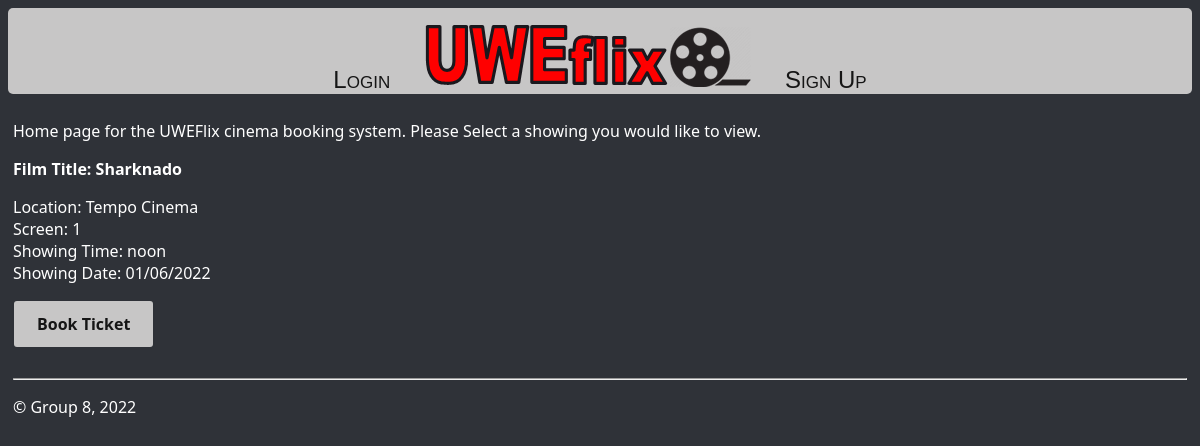
The page / on the database its author committed.
### uweflix/models.py (models this page shows)
class Showing(models.Model):
    showing_id = models.UUIDField(primary_key=True, default=uuid.uuid4, editable=False, unique=True)
    showing_time= models.TimeField()
    showing_date = models.DateField()
    film_id = models.ForeignKey(Film, on_delete=models.CASCADE)
    venue_id = models.ForeignKey(Venue, on_delete=models.CASCADE)
    screen_id = models.ForeignKey(Screen, on_delete=models.CASCADE)

class Film(models.Model):
    id = models.UUIDField(primary_key=True, default=uuid.uuid4, editable=False, unique=True)
    title = models.CharField(max_length=50)
    description = models.CharField(max_length=250)
    age_rating =  models.CharField(max_length=3, choices=Age_rating_UK)
    duration = models.DurationField(max_length=8)
    def __str__(self):
	    return self.title

class Venue(models.Model):
    venue_id = models.UUIDField(primary_key=True, default=uuid.uuid4, editable=False, unique=True)
    name =  models.CharField(max_length=25)
    street_address = models.CharField(max_length=100)
    postcode = models.CharField(max_length=8)
    city = models.CharField(max_length=20)
    def __str__(self):
	    return self.name

class Screen(models.Model):
    screen_id = models.UUIDField(primary_key=True, default=uuid.uuid4, editable=False, unique=True)
    venue_id = models.ForeignKey(Venue, on_delete=models.CASCADE)
    screen_num = models.IntegerField(max_length=2)
    capacity = models.IntegerField(max_length=3)
    is_full = models.BooleanField(default=False)
    def __str__(self):
	    return str(self.screen_num)

### uweflix/views.py (the view)
# urls.py: path("", views.home, name="home"),
def home(request):
    showingList = Showing.objects.all()
    return render(request, "uweflix/home.html", {'showingList': showingList})

### uweflix/templates/uweflix/home.html (shortened to what this page needs)
{% extends "uweflix/layout.html" %}
{% block content %}
<p>Home page for the UWEFlix cinema booking system. Please Select a showing you would like to view.</p>
{% for showing in showingList %}
<div class="card">
    <div class="card-header">
    <strong>Film Title: {{ showing.film_id }}</strong>
    </div>
    <div class="card-body">
    <p class="card-text">
        Location: {{showing.venue_id}}
        <br>
        Screen: {{showing.screen_id}}
        <br>
        Showing Time:  {{ showing.showing_time }}
        <br>
        Showing Date:  {{ showing.showing_date|date:"d/m/Y" }}
        <br>
    </p>
    </div>
    <div class="card-footer text-muted">
        <a class="amendButtons" href="{% url 'tickets' showing.showing_id %}">Book Ticket</a>
    </div>
</div>
<br>
{% endfor %}
{% endblock %}

### uweflix/static/uweflix/site.css (style rules this page uses)
.body { background-color: #2F3238; color: white; }
.amendButtons, .deleteButtons, .cinemaAdminButtons { align-items: center; background-clip: padding-box; border: 1px solid transparent; border-radius: .25rem; box-shadow: rgba(0, 0, 0, 0.02) 0 1px 3px 0; box-sizing: border-box; color: #151515; cursor: pointer; display: inline-flex; font-family: system-ui,-apple-system,system-ui,"Helvetica Neue",Helvetica,Arial,sans-serif; font-size: 16px; font-weight: 600; justify-content: center; line-height: 1.25; margin: 0; min-height: 3rem; padding: calc(.875rem - 1px) calc(1.5rem - 1px); position: relative; text-decoration: none; transition: all 250ms; user-select: none; -webkit-user-select: none; touch-action: manipulation; vertical-align: baseline; width: auto; }
.amendButtons, .deleteButtons, .cinemaAdminButtons, input[type=submit] { background-color: #c7c6c6; }

### rows shown on the page
Showing: film_id "Sharknado", venue_id "Tempo Cinema", screen_id "1", showing_time "noon", showing_date "01/06/2022"
